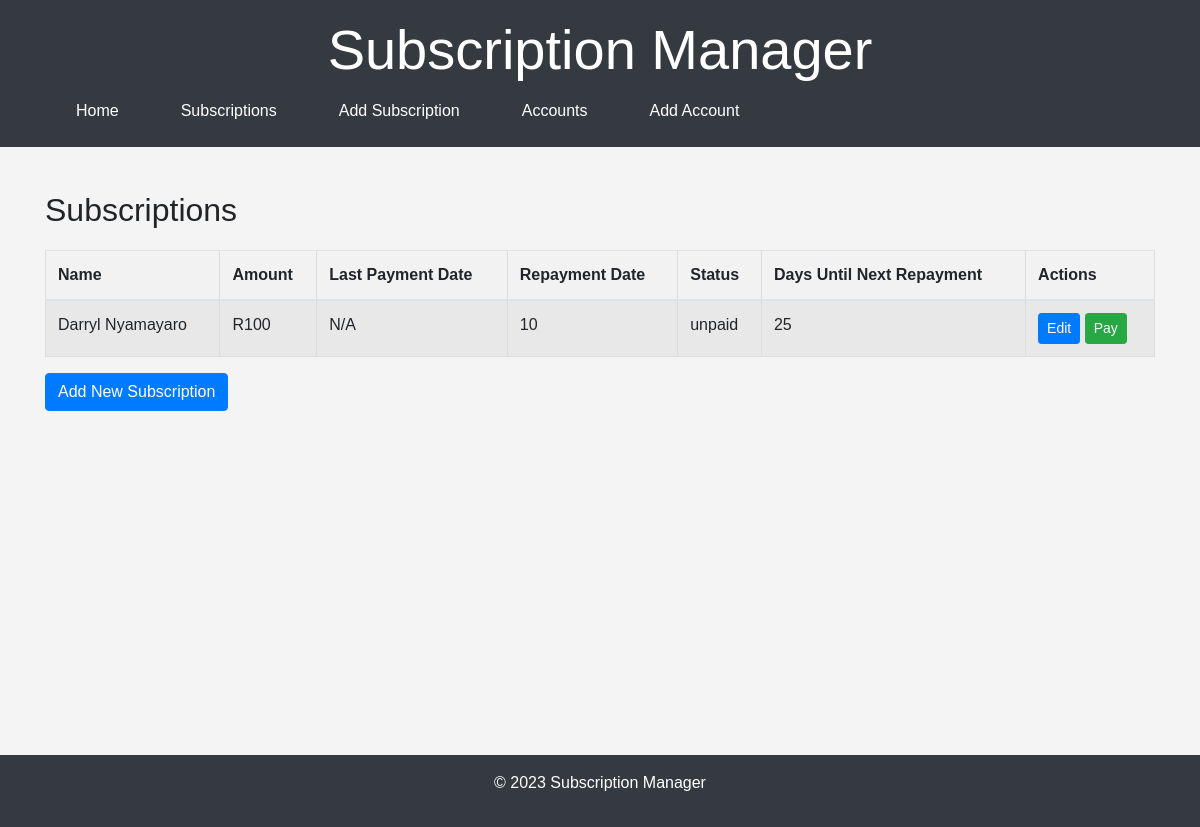
The page /subscriptions/ on the database its author committed.
### models.py (models this page shows)
class Subscription(Base):
    __tablename__ = "subscriptions"
    id = Column(Integer, primary_key=True, index=True)
    name = Column(String, index=True)
    payment_amount = Column(Integer)
    payment_date = Column(DateTime, nullable=True)  # Initialize as None
    repayment_date = Column(String, default="01")  # Default to the first day of the month
    status = Column(String, default="unpaid")
    account_id = Column(Integer, ForeignKey("accounts.id"), nullable=True)
    payment_pointer = Column(String, nullable=True)
    account = relationship("Account", back_populates="subscriptions")

### main.py (the view)
@app.get("/subscriptions/")
def read_subscriptions(request: Request, db: Session = Depends(get_db)):
    try:
        subscriptions = crud.get_subscriptions(db)
        for subscription in subscriptions:
            subscription.days_until_next_repayment = crud.get_days_until_next_repayment(subscription)
        return templates.TemplateResponse("subscriptions.html", {"request": request, "subscriptions": subscriptions})
    except Exception as e:
        logging.error(f"Error fetching subscriptions data: {e}")
        raise HTTPException(status_code=500, detail="Internal Server Error")

### Templates/subscriptions.html
{% extends "base.html" %}
{% block content %}
<h2>Subscriptions</h2>
<table class="table table-striped">
    <thead>
        <tr>
            <th>Name</th>
            <th>Amount</th>
            <th>Last Payment Date</th>
            <th>Repayment Date</th>
            <th>Status</th>
            <th>Days Until Next Repayment</th>
            <th>Actions</th>
        </tr>
    </thead>
    <tbody>
        {% for subscription in subscriptions %}
        <tr>
            <td>{{ subscription.name }}</td>
            <td>R{{ subscription.payment_amount }}</td>
            <td>{{ subscription.payment_date.strftime('%Y-%m-%d') if subscription.payment_date else 'N/A' }}</td>
            <td>{{ subscription.repayment_date }}</td>
            <td>{{ subscription.status }}</td>
            <td>{{ subscription.days_until_next_repayment }}</td>
            <td>
                <a href="/subscriptions/edit/{{ subscription.id }}" class="btn btn-primary btn-sm">Edit</a>
                <form method="post" action="/subscriptions/pay/{{ subscription.id }}" style="display:inline;">
                    <button type="submit" class="btn btn-success btn-sm">Pay</button>
                </form>
            </td>
        </tr>
        {% endfor %}
    </tbody>
</table>
<a href="/subscriptions/add/" class="btn btn-primary">Add New Subscription</a>
{% endblock %}

### Static/css/styles.css (style rules this page uses)
body { font-family: Arial, sans-serif; margin: 0; padding: 0; background-color: #f4f4f4; }
table { width: 100%; border-collapse: collapse; margin: 20px 0; }
table, th, td { border: 1px solid #ddd; padding: 8px; }
th { background-color: #f2f2f2; }

### rows shown on the page
Subscription: name "Darryl Nyamayaro", payment_amount "100", payment_date "N/A", repayment_date "10", status "unpaid", days_until_next_repayment "25"
